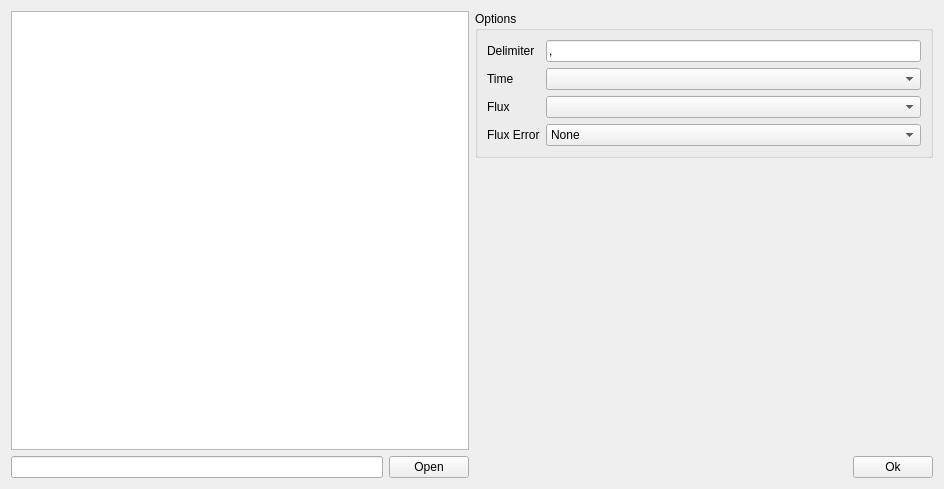
<?xml version="1.0" encoding="UTF-8"?>
<ui version="4.0">
 <class>Form</class>
 <widget class="QWidget" name="Form">
  <property name="geometry">
   <rect>
    <x>0</x>
    <y>0</y>
    <width>944</width>
    <height>489</height>
   </rect>
  </property>
  <property name="windowTitle">
   <string>File Loader</string>
  </property>
  <layout class="QGridLayout" name="gridLayout_6">
   <item row="0" column="0">
    <layout class="QGridLayout" name="gridLayout_5">
     <item row="0" column="0" colspan="2">
      <widget class="QPlainTextEdit" name="plainTextEdit">
       <property name="enabled">
        <bool>true</bool>
       </property>
       <property name="undoRedoEnabled">
        <bool>false</bool>
       </property>
       <property name="readOnly">
        <bool>true</bool>
       </property>
      </widget>
     </item>
     <item row="1" column="0">
      <widget class="QLineEdit" name="lineEdit">
       <property name="readOnly">
        <bool>true</bool>
       </property>
      </widget>
     </item>
     <item row="1" column="1">
      <widget class="QPushButton" name="pushButton">
       <property name="text">
        <string>Open</string>
       </property>
      </widget>
     </item>
    </layout>
   </item>
   <item row="0" column="1">
    <layout class="QGridLayout" name="gridLayout_4">
     <item row="0" column="0">
      <widget class="QGroupBox" name="groupBox">
       <property name="title">
        <string>Options</string>
       </property>
       <layout class="QGridLayout" name="gridLayout_2">
        <item row="0" column="0">
         <layout class="QGridLayout" name="gridLayout">
          <item row="0" column="0">
           <widget class="QLabel" name="label">
            <property name="text">
             <string>Delimiter</string>
            </property>
           </widget>
          </item>
          <item row="0" column="1">
           <widget class="QLineEdit" name="lineEdit_2">
            <property name="text">
             <string>,</string>
            </property>
           </widget>
          </item>
          <item row="1" column="0">
           <widget class="QLabel" name="label_3">
            <property name="text">
             <string>Time</string>
            </property>
           </widget>
          </item>
          <item row="1" column="1">
           <widget class="QComboBox" name="comboBox"/>
          </item>
          <item row="2" column="0">
           <widget class="QLabel" name="label_4">
            <property name="text">
             <string>Flux</string>
            </property>
           </widget>
          </item>
          <item row="2" column="1">
           <widget class="QComboBox" name="comboBox_2"/>
          </item>
          <item row="3" column="0">
           <widget class="QLabel" name="label_5">
            <property name="text">
             <string>Flux Error</string>
            </property>
           </widget>
          </item>
          <item row="3" column="1">
           <widget class="QComboBox" name="comboBox_3">
            <item>
             <property name="text">
              <string>None</string>
             </property>
            </item>
           </widget>
          </item>
         </layout>
        </item>
       </layout>
      </widget>
     </item>
     <item row="1" column="0">
      <spacer name="verticalSpacer">
       <property name="orientation">
        <enum>Qt::Vertical</enum>
       </property>
       <property name="sizeHint" stdset="0">
        <size>
         <width>20</width>
         <height>40</height>
        </size>
       </property>
      </spacer>
     </item>
     <item row="2" column="0">
      <layout class="QGridLayout" name="gridLayout_3">
       <item row="0" column="0">
        <spacer name="horizontalSpacer_2">
         <property name="orientation">
          <enum>Qt::Horizontal</enum>
         </property>
         <property name="sizeHint" stdset="0">
          <size>
           <width>78</width>
           <height>20</height>
          </size>
         </property>
        </spacer>
       </item>
       <item row="0" column="1">
        <widget class="QPushButton" name="pushButton_2">
         <property name="text">
          <string>Ok</string>
         </property>
        </widget>
       </item>
      </layout>
     </item>
    </layout>
   </item>
  </layout>
 </widget>
 <resources/>
 <connections/>
</ui>
